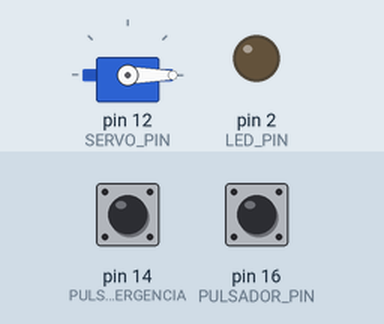
A sketch run on a simulated Arduino Uno, built with avr-gcc and run on an emulated ATmega328P. On the bench: servo, output pins drawn as LEDs (lit = HIGH). The inputs (shaded band) are chosen by the test bench; at power-on: pin 16 (PULSADOR_PIN) HIGH, pin 14 (PULSADOR_PIN_EMERGENCIA) HIGH.

Above: at 1.2 s.
1.3 s: pin 16 (PULSADOR_PIN) pulled LOW for 0.15 s
At 1.9 s:
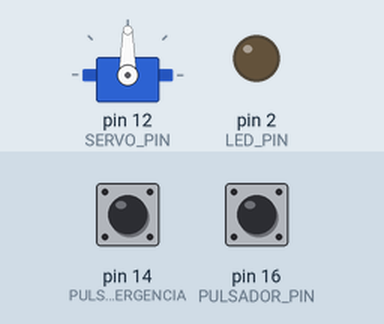
2.9 s: pin 16 (PULSADOR_PIN) pulled LOW for 1 s
At 3.8 s:
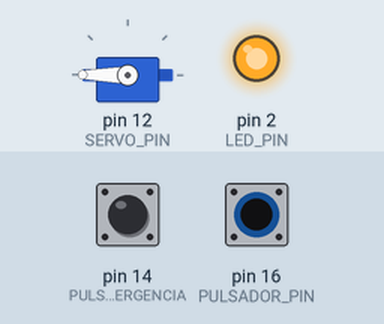
5.4 s: pin 14 (PULSADOR_PIN_EMERGENCIA) pulled LOW for 0.15 s
At 6.6 s:
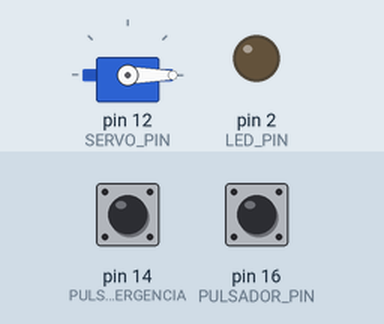
7.0 s: pin 16 (PULSADOR_PIN) pulled LOW for 3.2 s
At 7.5 s:
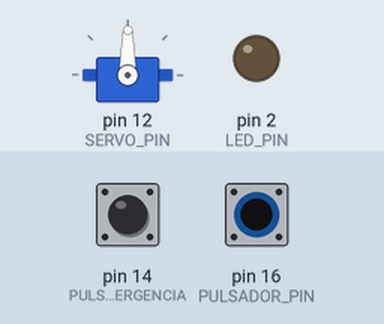
11.7 s: pin 14 (PULSADOR_PIN_EMERGENCIA) pulled LOW for 1 s
At 12.2 s:
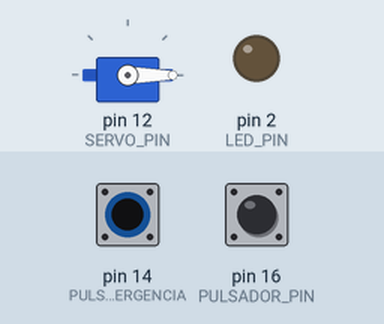
Timing chart, 0 to 14.7 s (numbered marks = the images above; inputs shaded):
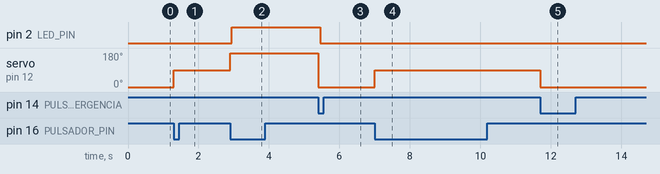

Measured:
- after the input at 1.3 s, servo on pin 12 (SERVO_PIN): 0° → 90° at once
- after the input at 2.9 s, pin 2 (LED_PIN): LOW → HIGH after 0.05 s; servo on pin 12 (SERVO_PIN): 90° → 180° at once
- after the input at 5.4 s, pin 2 (LED_PIN): HIGH → LOW after 0.05 s; servo on pin 12 (SERVO_PIN): 180° → 0° at once
- after the input at 7.0 s, servo on pin 12 (SERVO_PIN): 0° → 90° at once
- after the input at 11.7 s, servo on pin 12 (SERVO_PIN): 90° → 0° at once

The sketch:

Grifo_IoT_servo_angle.ino
```cpp
//Regular grifo 3 estados + feedback LED

#include <Servo.h>

#define PULSADOR_PIN 16
#define PULSADOR_PIN_EMERGENCIA 14
#define SERVO_PIN 12
#define LED_PIN 2 // Pin del LED para el feedback del caudal

Servo miServo;  // Creamos un objeto Servo
bool pulsador_previo = HIGH; // Estado previo del pulsador
bool pulsador_previo_emergencia = HIGH; // Estado previo del pulsador
int contador_pulsaciones = 0; // Contador de pulsaciones
int intensity = 0; // Nivel de intensidad del LED (0-255)

void setup() {
  miServo.attach(SERVO_PIN,800,2500); // define el pin del servo y los milisegundo del señal de control PWM de 0º (800ms) y los de 180º (2500ms)
  pinMode(PULSADOR_PIN, INPUT_PULLUP); // Habilita la resistencia pull-up interna
  miServo.attach(SERVO_PIN);  // Adjuntamos el servo al pin 12
  miServo.write(0); // Coloca el servo en posición inicial
  pinMode(LED_PIN, OUTPUT); // Establece el pin del LED como salida
}

void loop() {
  bool pulsador_actual = digitalRead(PULSADOR_PIN); // Lee el estado actual del pulsador

  bool pulsador_emergencia = digitalRead(PULSADOR_PIN_EMERGENCIA);

  if (pulsador_emergencia == LOW && pulsador_previo_emergencia == HIGH) {

      miServo.write(0);  // Gira el servo en otra dirección (140 grados)
      delay(50);         // Espera un segundo
      contador_pulsaciones = 0; // Reiniciar el contador de pulsaciones

    } // Si se detecta un cambio en el estado del pulsador

  if (pulsador_actual == LOW && pulsador_previo == HIGH) { // Si se detecta un cambio en el estado del pulsador
    contador_pulsaciones++; // Incrementar el contador de pulsaciones

    if (contador_pulsaciones == 1) { // Primer pulso
      // Movimiento del servo para el primer pulso
      miServo.write(90);  // Gira el servo en una dirección (135 grados)
      delay(50);         // Espera un segundo
    } else if (contador_pulsaciones == 2) { // Segundo pulso
      // Movimiento del servo para el segundo pulso
      miServo.write(180);  // Gira el servo en una dirección diferente (120 grados)
      delay(50);         // Espera un segundo

    } else if (contador_pulsaciones == 3) { // Tercer pulso
      // Movimiento del servo para el tercer pulso
      miServo.write(0);  // Gira el servo en otra dirección (140 grados)
      delay(50);         // Espera un segundo
      contador_pulsaciones = 0; // Reiniciar el contador de pulsaciones
    }
  }

  // Control del LED para el feedback del caudal

  if (contador_pulsaciones == 0) {
    // Si el contador de pulsaciones es 0, el caudal está cerrado
    analogWrite(LED_PIN, 0);
     // Apaga el LED
     } else {
      // Si el contador de pulsaciones es diferente de 0, el caudal está abierto
      // La intensidad del LED aumenta con el número de pulsaciones (feedback de frecuencia)
      analogWrite(LED_PIN, map(contador_pulsaciones, 0, 3, 0, 255)); // Mapea el contador de pulsaciones al rango de intensidad del LED
      }


  pulsador_previo = pulsador_actual; // Actualiza el estado previo del pulsador
  pulsador_previo_emergencia = pulsador_emergencia;
}
```
